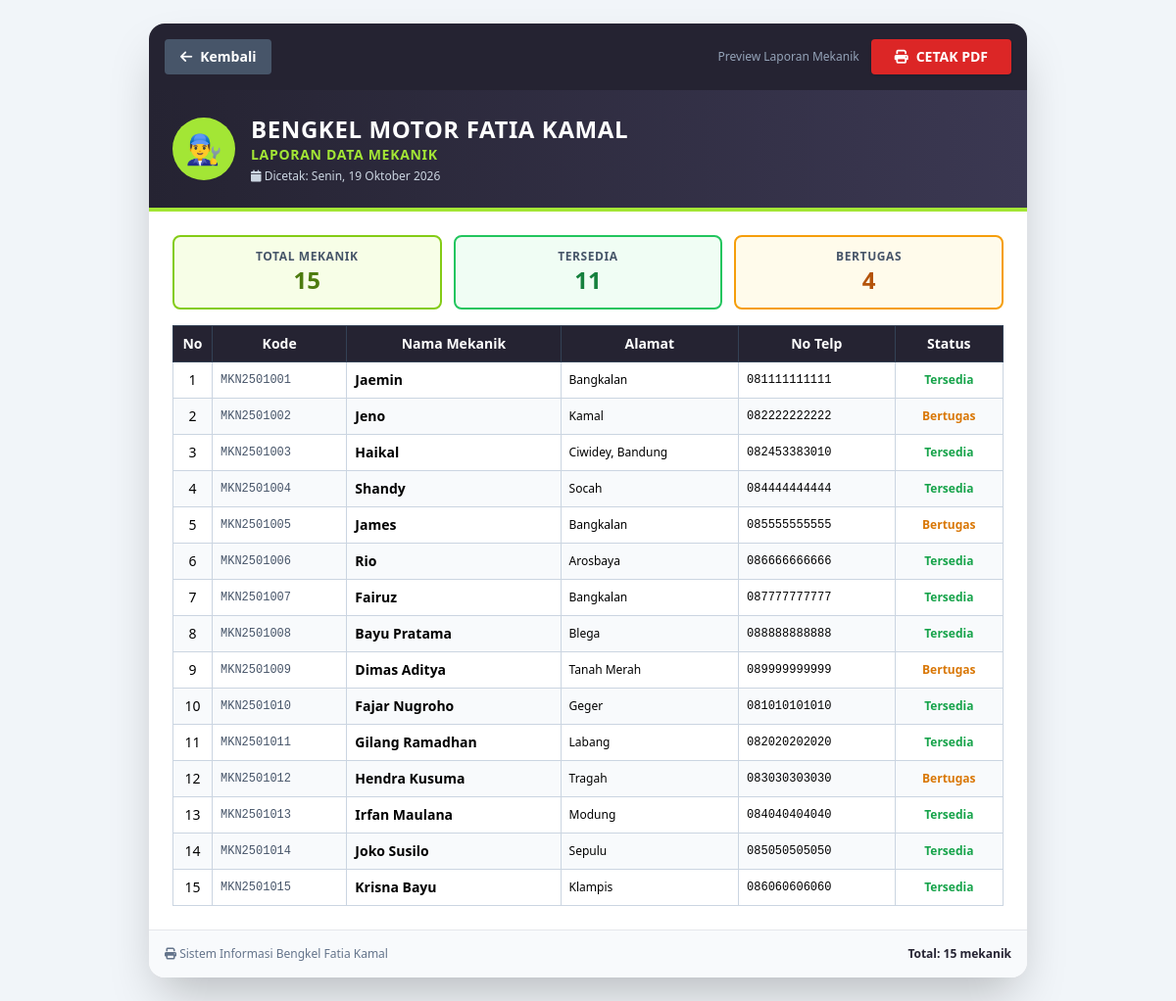
/laporan_mekanik.php (signed in), run on the app's committed database.
### tables this page shows
CREATE TABLE `mekanik` (
  `id_mekanik` VARCHAR(15) NOT NULL PRIMARY KEY,
  `nama_mekanik` VARCHAR(100) NOT NULL,
  `alamat` TEXT DEFAULT NULL,
  `no_telp` VARCHAR(20) NOT NULL,
  `status_aktif` ENUM('Tersedia','Bertugas') DEFAULT 'Tersedia'
);

### laporan_mekanik.php (the view, shortened to what this page needs)
<?php
require_once 'config/database.php';
$data = $pdo->query("SELECT * FROM mekanik ORDER BY id_mekanik ASC")->fetchAll();
$totalMekanik  = count($data);
$totalTersedia = count(array_filter($data, fn($m) => $m['status_aktif'] == 'Tersedia'));
$totalBertugas = count(array_filter($data, fn($m) => $m['status_aktif'] == 'Bertugas'));
function formatTanggalID($tanggal) {
    $hari = ['Sunday'=>'Minggu','Monday'=>'Senin','Tuesday'=>'Selasa','Wednesday'=>'Rabu','Thursday'=>'Kamis','Friday'=>'Jumat','Saturday'=>'Sabtu'];
    $bulan = [1=>'Januari','Februari','Maret','April','Mei','Juni','Juli','Agustus','September','Oktober','November','Desember'];
    $t = strtotime($tanggal);
    return $hari[date('l', $t)] . ', ' . date('d', $t) . ' ' . $bulan[(int)date('m', $t)] . ' ' . date('Y', $t);
}
?>
<!DOCTYPE html>
<html lang="id">
<head>
    <script src="https://cdn.tailwindcss.com"></script>
    <link rel="stylesheet" href="https://cdnjs.cloudflare.com/ajax/libs/font-awesome/6.5.1/css/all.min.css">
</head>
<body class="p-6">
<div class="print-container max-w-4xl mx-auto bg-white rounded-2xl shadow-2xl overflow-hidden">
    <div class="no-print bg-[#252332] text-white p-4 flex justify-between items-center">
        <a href="mekanik.php"
           class="bg-slate-600 hover:bg-slate-500 px-4 py-2 rounded text-sm font-bold transition flex items-center gap-2">
            <i class="fas fa-arrow-left"></i> Kembali
        </a>
        <div class="flex items-center gap-3">
            <span class="text-xs text-slate-400">Preview Laporan Mekanik</span>
            <button onclick="window.print()"
                    class="bg-red-600 hover:bg-red-700 text-white font-bold px-6 py-2 rounded shadow text-sm transition flex items-center gap-2">
                <i class="fas fa-print"></i> CETAK PDF
            </button>
        </div>
    </div>
    <div class="bg-gradient-to-r from-[#252332] to-[#3b3852] p-6 text-white border-b-4 border-[#a3e635]">
        <div class="flex items-center gap-4">
            <div class="w-16 h-16 bg-[#a3e635] rounded-full flex items-center justify-center text-3xl flex-shrink-0">
                👨‍🔧
            </div>
            <div>
                <h1 class="text-2xl font-black uppercase tracking-wide">BENGKEL MOTOR FATIA KAMAL</h1>
                <p class="text-lime-400 font-bold text-sm tracking-wider">LAPORAN DATA MEKANIK</p>
                <p class="text-slate-300 text-xs mt-1">
                    <i class="fas fa-calendar"></i> Dicetak: <?= formatTanggalID(date('Y-m-d')) ?>
                </p>
            </div>
        </div>
    </div>
    <div class="p-6 pb-0">
        <div class="grid grid-cols-3 gap-3 mb-4">
            <div class="bg-lime-50 border-2 border-lime-500 rounded-lg p-3 text-center">
                <p class="text-xs text-slate-600 font-bold tracking-wider">TOTAL MEKANIK</p>
                <p class="text-2xl font-black text-lime-700"><?= $totalMekanik ?></p>
            </div>
            <div class="bg-green-50 border-2 border-green-500 rounded-lg p-3 text-center">
                <p class="text-xs text-slate-600 font-bold tracking-wider">TERSEDIA</p>
                <p class="text-2xl font-black text-green-700"><?= $totalTersedia ?></p>
            </div>
            <div class="bg-amber-50 border-2 border-amber-500 rounded-lg p-3 text-center">
                <p class="text-xs text-slate-600 font-bold tracking-wider">BERTUGAS</p>
                <p class="text-2xl font-black text-amber-700"><?= $totalBertugas ?></p>
            </div>
        </div>
    </div>
    <div class="px-6 pb-6">
        <table class="w-full border-collapse text-sm">
            <thead>
                <tr class="bg-[#252332] text-white">
                    <th class="border border-slate-700 p-2 w-10">No</th>
                    <th class="border border-slate-700 p-2">Kode</th>
                    <th class="border border-slate-700 p-2">Nama Mekanik</th>
                    <th class="border border-slate-700 p-2">Alamat</th>
                    <th class="border border-slate-700 p-2">No Telp</th>
                    <th class="border border-slate-700 p-2 text-center">Status</th>
                </tr>
            </thead>
            <tbody>
                <?php if (empty($data)): ?>
                    <tr>
                        <td colspan="6" class="border border-slate-300 p-6 text-center text-slate-400 italic">
                            Belum ada data mekanik
                        </td>
                    </tr>
                <?php else: foreach ($data as $i => $m): ?>
                    <tr class="<?= $i % 2 == 0 ? 'bg-white' : 'bg-slate-50' ?>">
                        <td class="border border-slate-300 p-2 text-center"><?= $i + 1 ?></td>
                        <td class="border border-slate-300 p-2 font-mono text-xs text-slate-600"><?= htmlspecialchars($m['id_mekanik']) ?></td>
                        <td class="border border-slate-300 p-2 font-semibold"><?= htmlspecialchars($m['nama_mekanik']) ?></td>
                        <td class="border border-slate-300 p-2 text-xs"><?= htmlspecialchars($m['alamat'] ?? '-') ?></td>
                        <td class="border border-slate-300 p-2 font-mono text-xs"><?= htmlspecialchars($m['no_telp']) ?></td>
                        <td class="border border-slate-300 p-2 text-center text-xs font-bold <?= $m['status_aktif']=='Tersedia'?'text-green-600':'text-amber-600' ?>">
                            <?= htmlspecialchars($m['status_aktif']) ?>
                        </td>
                    </tr>
                <?php endforeach; endif; ?>
            </tbody>
        </table>
    </div>
    <div class="bg-slate-50 border-t p-4 flex justify-between text-xs text-slate-500">
        <div><i class="fas fa-print"></i> Sistem Informasi Bengkel Fatia Kamal</div>
        <div class="font-semibold text-[#252332]">Total: <?= $totalMekanik ?> mekanik</div>
    </div>
</div>
</body>
</html>

### laporan_mekanik.php (style rules this page uses)
body { font-family: system-ui, sans-serif; background: #f1f5f9; }

### data on the page
mekanik: id_mekanik "MKN2501001", nama_mekanik "Jaemin", alamat "Bangkalan", no_telp "081111111111", status_aktif "Tersedia"
mekanik: id_mekanik "MKN2501002", nama_mekanik "Jeno", alamat "Kamal", no_telp "082222222222", status_aktif "Bertugas"
mekanik: id_mekanik "MKN2501003", nama_mekanik "Haikal", alamat "Ciwidey, Bandung", no_telp "082453383010", status_aktif "Tersedia"
mekanik: id_mekanik "MKN2501004", nama_mekanik "Shandy", alamat "Socah", no_telp "084444444444", status_aktif "Tersedia"
mekanik: id_mekanik "MKN2501005", nama_mekanik "James", alamat "Bangkalan", no_telp "085555555555", status_aktif "Bertugas"
mekanik: id_mekanik "MKN2501006", nama_mekanik "Rio", alamat "Arosbaya", no_telp "086666666666", status_aktif "Tersedia"
mekanik: id_mekanik "MKN2501007", nama_mekanik "Fairuz", alamat "Bangkalan", no_telp "087777777777", status_aktif "Tersedia"
mekanik: id_mekanik "MKN2501008", nama_mekanik "Bayu Pratama", alamat "Blega", no_telp "088888888888", status_aktif "Tersedia"
mekanik: id_mekanik "MKN2501009", nama_mekanik "Dimas Aditya", alamat "Tanah Merah", no_telp "089999999999", status_aktif "Bertugas"
mekanik: id_mekanik "MKN2501010", nama_mekanik "Fajar Nugroho", alamat "Geger", no_telp "081010101010", status_aktif "Tersedia"
mekanik: id_mekanik "MKN2501011", nama_mekanik "Gilang Ramadhan", alamat "Labang", no_telp "082020202020", status_aktif "Tersedia"
mekanik: id_mekanik "MKN2501012", nama_mekanik "Hendra Kusuma", alamat "Tragah", no_telp "083030303030", status_aktif "Bertugas"
mekanik: id_mekanik "MKN2501013", nama_mekanik "Irfan Maulana", alamat "Modung", no_telp "084040404040", status_aktif "Tersedia"
mekanik: id_mekanik "MKN2501014", nama_mekanik "Joko Susilo", alamat "Sepulu", no_telp "085050505050", status_aktif "Tersedia"
mekanik: id_mekanik "MKN2501015", nama_mekanik "Krisna Bayu", alamat "Klampis", no_telp "086060606060", status_aktif "Tersedia"

### other printed values
$totalMekanik "15"
$totalTersedia "11"
$totalBertugas "4"
